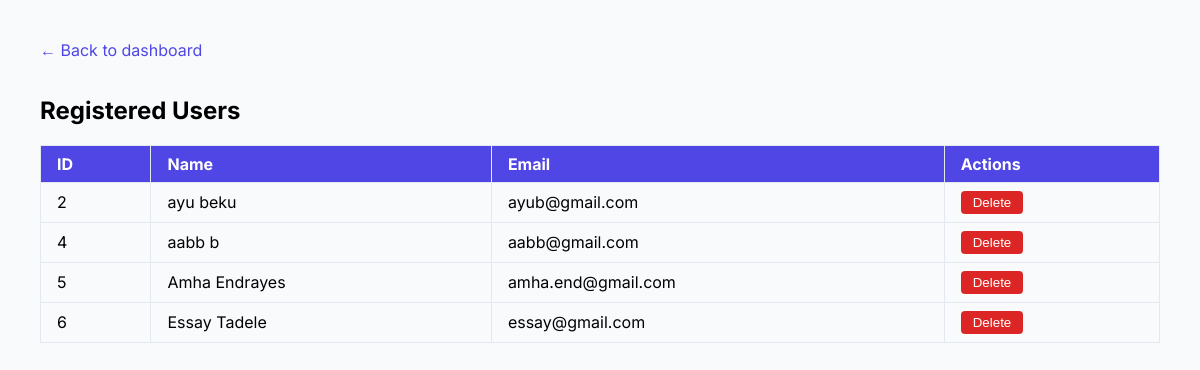
Screenshot of /users (signed in) with the database file from the repository.
### app.py (models this page shows, shortened)
class User(db.Model):
    id       = db.Column(Integer, primary_key=True)
    email    = db.Column(String(120), unique=True, index=True, nullable=False)
    first    = db.Column(String(50),  nullable=False)
    last     = db.Column(String(50),  nullable=False)
    pw_hash  = db.Column(String(200), nullable=False)
    role     = db.Column(String(10),  default="user")   # NEW  ← "admin" | "user"

### app.py (the view)
@app.route("/users")
@admin_required
def list_users():
    users = User.query.filter_by(role="user").all()
    return render_template("users.html", users=users)

### app.py (called while the page is built)
def admin_required(fn):
    @wraps(fn)
    def wrapper(*args, **kwargs):
        user = User.query.filter_by(email=session.get('user_email')).first()
        if not user or user.role != 'admin':
            abort(403)
        return fn(*args, **kwargs)
    return wrapper

@app.before_request
def require_login():
    auth_paths = ['/login', '/signup', '/static/', '/api/telemetry']
    if any(request.path.startswith(p) for p in auth_paths):
        return
    email = session.get('user_email')
    if not email:
        return redirect(url_for('login'))
    user = User.query.filter_by(email=email).first()
    if user is None:                # user was deleted
        session.clear()
        return redirect(url_for('login'))

### templates/users.html (shortened to what this page needs)
<!DOCTYPE html><html><head>
</head><body>
<a class="back" href="{{ url_for('select_device') }}">&larr; Back to dashboard</a>
<h2>Registered Users</h2>
<table>
 <tr><th>ID</th><th>Name</th><th>Email</th><th>Actions</th></tr>
 {% for u in users %}
 <tr>
   <td>{{ u.id }}</td>
   <td>{{ u.first }} {{ u.last }}</td>
   <td>{{ u.email }}</td>
   <td>
     <form method="post" action="{{ url_for('delete_user', uid=u.id) }}"
           onsubmit="return confirm('Delete {{ u.email }} ?');">
       <button type="submit">Delete</button>
     </form>
   </td>
 </tr>
 {% endfor %}
</table>
</body></html>

### templates/users.html (style rules this page uses)
body { font-family:Inter,sans-serif;background:#f8fafc;padding:2rem }
table { border-collapse:collapse;width:100% }
th,td { padding:.5rem 1rem;border:1px solid #e2e8f0;text-align:left }
th { background:#4f46e5;color:#fff }
form { display:inline }
button { background:#dc2626;color:#fff;border:none;padding:.25rem .75rem;border-radius:.25rem;cursor:pointer }
a.back { display:inline-block;margin-bottom:1rem;color:#4f46e5;text-decoration:none }

### rows the page displays
User: id "2", first "ayu", last "beku", email "ayub@gmail.com"
User: id "4", first "aabb", last "b", email "aabb@gmail.com"
User: id "5", first "Amha", last "Endrayes", email "amha.end@gmail.com"
User: id "6", first "Essay", last "Tadele", email "essay@gmail.com"
